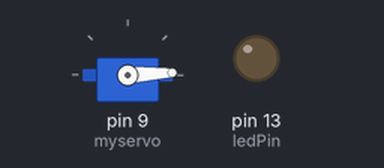
This sketch was run on a simulated Arduino Uno, built with avr-gcc and run on an emulated ATmega328P. On the bench: servo, output pins drawn as LEDs (lit = HIGH).

Above: at 0.05 s.
At 0.65 s:
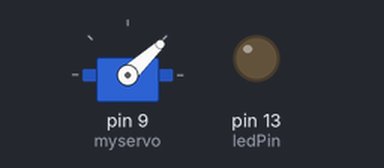
At 1.25 s:
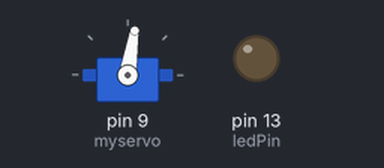
At 2.5 s:
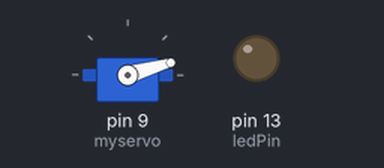
Timing chart, 0 to 6.3 s (numbered marks = the images above):
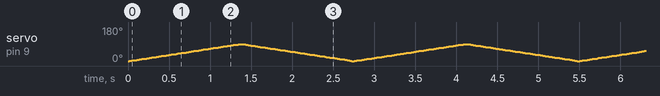

The sketch:

yellow1.ino
```cpp
#include <Servo.h>


Servo myservo;
int pos = 0;


int val;

const int buttonPin = 3;     // the number of the pushbutton pin
const int ledPin =  13;      // the number of the LED pin


// variables will change:
int buttonState = 0;         // variable for reading the pushbutton status

const int knockSensor = A5; // the piezo is connected to analog pin 0
const int threshold = 20;  // threshold value to decide when the detected sound is a knock or not

int sensorReading = A5;      // variable to store the value read from the sensor pin
int ledState = HIGH;         // variable used to store the last L5D status, to toggle the light

void setup() {
  // put your setup code here, to run once:
  pinMode(ledPin, OUTPUT);
  // initialize the pushbutton pin as an input:
  pinMode(buttonPin, INPUT);
   myservo.attach(9);
}

void loop()  {
  for(pos = 0; pos <= 90; pos += 1) // goes from 0 degrees to 180 degrees
  {                                  // in steps of 1 degree
    myservo.write(pos);              // tell servo to go to position in variable 'pos'
    delay(15);                       // waits 15ms for the servo to reach the position
  }
  for(pos = 90; pos>=0; pos-=1)     // goes from 180 degrees to 0 degrees
  {
    myservo.write(pos);              // tell servo to go to position in variable 'pos'
    delay(15);                       // waits 15ms for the servo to reach the position
  }
}
```
